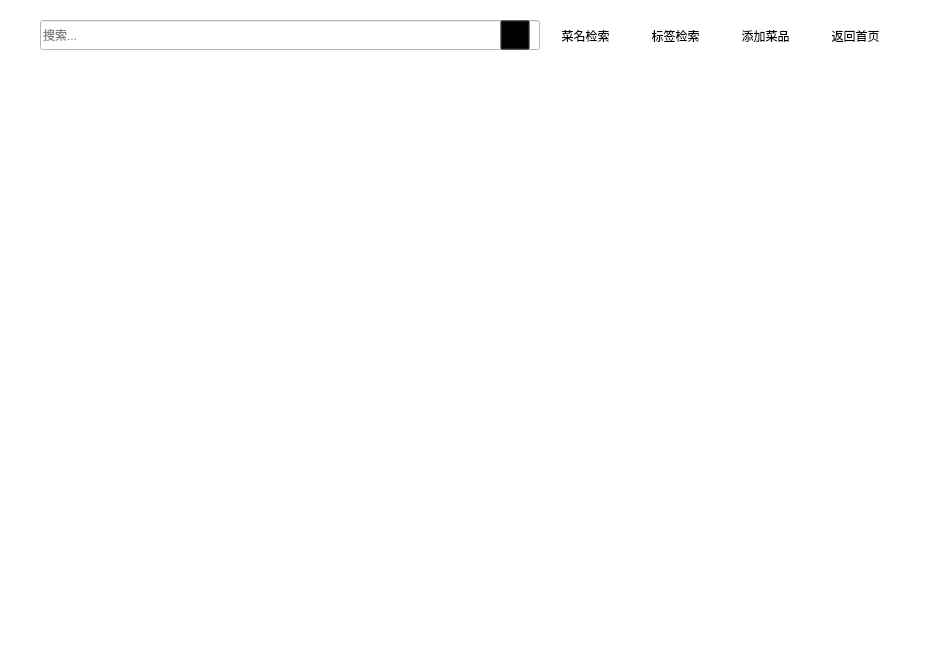
<?xml version="1.0" encoding="UTF-8"?>
<ui version="4.0">
 <class>TujianWindow</class>
 <widget class="QMainWindow" name="TujianWindow">
  <property name="geometry">
   <rect>
    <x>0</x>
    <y>0</y>
    <width>930</width>
    <height>648</height>
   </rect>
  </property>
  <property name="minimumSize">
   <size>
    <width>930</width>
    <height>626</height>
   </size>
  </property>
  <property name="maximumSize">
   <size>
    <width>930</width>
    <height>1000</height>
   </size>
  </property>
  <property name="windowTitle">
   <string>图鉴模式</string>
  </property>
  <property name="styleSheet">
   <string notr="true">background-color: rgb(255, 255, 255);</string>
  </property>
  <widget class="QWidget" name="centralwidget">
   <widget class="QLineEdit" name="searchLine">
    <property name="geometry">
     <rect>
      <x>40</x>
      <y>20</y>
      <width>500</width>
      <height>30</height>
     </rect>
    </property>
    <property name="placeholderText">
     <string>搜索...</string>
    </property>
    <property name="cursorMoveStyle">
     <enum>Qt::VisualMoveStyle</enum>
    </property>
    <property name="clearButtonEnabled">
     <bool>false</bool>
    </property>
   </widget>
   <widget class="QPushButton" name="btnSearch">
    <property name="geometry">
     <rect>
      <x>500</x>
      <y>20</y>
      <width>30</width>
      <height>30</height>
     </rect>
    </property>
    <property name="cursor">
     <cursorShape>ArrowCursor</cursorShape>
    </property>
    <property name="styleSheet">
     <string notr="true">QPushButton{background:transparent;}
</string>
    </property>
    <property name="text">
     <string/>
    </property>
    <property name="icon">
     <iconset resource="Dishes.qrc">
      <normaloff>:/images/search.svg</normaloff>:/images/search.svg</iconset>
    </property>
    <property name="iconSize">
     <size>
      <width>20</width>
      <height>20</height>
     </size>
    </property>
   </widget>
   <widget class="QPushButton" name="btnTag">
    <property name="geometry">
     <rect>
      <x>30</x>
      <y>60</y>
      <width>40</width>
      <height>20</height>
     </rect>
    </property>
    <property name="maximumSize">
     <size>
      <width>40</width>
      <height>20</height>
     </size>
    </property>
    <property name="font">
     <font>
      <pointsize>13</pointsize>
     </font>
    </property>
    <property name="mouseTracking">
     <bool>true</bool>
    </property>
    <property name="styleSheet">
     <string notr="true">QPushButton{background:transparent;border:none;
border-radius: 10px;}</string>
    </property>
    <property name="text">
     <string/>
    </property>
    <property name="icon">
     <iconset resource="Dishes.qrc">
      <normaloff>:/images/tag-one.svg</normaloff>:/images/tag-one.svg</iconset>
    </property>
    <property name="iconSize">
     <size>
      <width>20</width>
      <height>20</height>
     </size>
    </property>
   </widget>
   <widget class="QPushButton" name="btnAdd">
    <property name="geometry">
     <rect>
      <x>720</x>
      <y>20</y>
      <width>91</width>
      <height>31</height>
     </rect>
    </property>
    <property name="styleSheet">
     <string notr="true">QPushButton{background:transparent;border:none;
border-radius: 10px;}QPushButton:hover{background:rgb(213, 215, 215);}</string>
    </property>
    <property name="text">
     <string>添加菜品</string>
    </property>
    <property name="icon">
     <iconset resource="Dishes.qrc">
      <normaloff>:/images/add.svg</normaloff>:/images/add.svg</iconset>
    </property>
    <property name="iconSize">
     <size>
      <width>20</width>
      <height>20</height>
     </size>
    </property>
   </widget>
   <widget class="QStackedWidget" name="stackedWidget">
    <property name="geometry">
     <rect>
      <x>40</x>
      <y>100</y>
      <width>861</width>
      <height>481</height>
     </rect>
    </property>
   </widget>
   <widget class="QPushButton" name="btnLeft">
    <property name="geometry">
     <rect>
      <x>370</x>
      <y>590</y>
      <width>30</width>
      <height>30</height>
     </rect>
    </property>
    <property name="minimumSize">
     <size>
      <width>30</width>
      <height>30</height>
     </size>
    </property>
    <property name="maximumSize">
     <size>
      <width>30</width>
      <height>30</height>
     </size>
    </property>
    <property name="sizeIncrement">
     <size>
      <width>0</width>
      <height>0</height>
     </size>
    </property>
    <property name="styleSheet">
     <string notr="true">QPushButton{background:transparent;border:none;
border-radius: 10px;}QPushButton:hover{background:rgb(213, 215, 215);}</string>
    </property>
    <property name="text">
     <string/>
    </property>
    <property name="icon">
     <iconset resource="Dishes.qrc">
      <normaloff>:/images/left.svg</normaloff>:/images/left.svg</iconset>
    </property>
    <property name="iconSize">
     <size>
      <width>20</width>
      <height>20</height>
     </size>
    </property>
   </widget>
   <widget class="QPushButton" name="btnRight">
    <property name="geometry">
     <rect>
      <x>520</x>
      <y>590</y>
      <width>30</width>
      <height>30</height>
     </rect>
    </property>
    <property name="minimumSize">
     <size>
      <width>30</width>
      <height>30</height>
     </size>
    </property>
    <property name="maximumSize">
     <size>
      <width>30</width>
      <height>30</height>
     </size>
    </property>
    <property name="sizeIncrement">
     <size>
      <width>0</width>
      <height>0</height>
     </size>
    </property>
    <property name="styleSheet">
     <string notr="true">QPushButton{background:transparent;border:none;
border-radius: 10px;}QPushButton:hover{background:rgb(213, 215, 215);}</string>
    </property>
    <property name="text">
     <string/>
    </property>
    <property name="icon">
     <iconset resource="Dishes.qrc">
      <normaloff>:/images/right.svg</normaloff>:/images/right.svg</iconset>
    </property>
    <property name="iconSize">
     <size>
      <width>20</width>
      <height>20</height>
     </size>
    </property>
   </widget>
   <widget class="QLabel" name="lbPage">
    <property name="geometry">
     <rect>
      <x>417</x>
      <y>590</y>
      <width>91</width>
      <height>30</height>
     </rect>
    </property>
    <property name="minimumSize">
     <size>
      <width>0</width>
      <height>30</height>
     </size>
    </property>
    <property name="text">
     <string>&lt;html&gt;&lt;head/&gt;&lt;body&gt;&lt;p align=&quot;center&quot;&gt;&lt;br/&gt;&lt;/p&gt;&lt;/body&gt;&lt;/html&gt;</string>
    </property>
   </widget>
   <widget class="QScrollArea" name="SearchTagsArea">
    <property name="geometry">
     <rect>
      <x>50</x>
      <y>50</y>
      <width>491</width>
      <height>41</height>
     </rect>
    </property>
    <property name="styleSheet">
     <string notr="true">border:none</string>
    </property>
    <property name="lineWidth">
     <number>1</number>
    </property>
    <property name="verticalScrollBarPolicy">
     <enum>Qt::ScrollBarAlwaysOff</enum>
    </property>
    <property name="horizontalScrollBarPolicy">
     <enum>Qt::ScrollBarAlwaysOff</enum>
    </property>
    <property name="widgetResizable">
     <bool>true</bool>
    </property>
    <widget class="QWidget" name="scrollAreaWidgetContents">
     <property name="geometry">
      <rect>
       <x>0</x>
       <y>0</y>
       <width>491</width>
       <height>41</height>
      </rect>
     </property>
    </widget>
   </widget>
   <widget class="QPushButton" name="btnNameSearch">
    <property name="geometry">
     <rect>
      <x>540</x>
      <y>20</y>
      <width>91</width>
      <height>31</height>
     </rect>
    </property>
    <property name="styleSheet">
     <string notr="true">QPushButton{background:transparent;border:none;
border-radius: 10px;}QPushButton:hover{background:rgb(213, 215, 215);}</string>
    </property>
    <property name="text">
     <string>菜名检索</string>
    </property>
    <property name="icon">
     <iconset resource="Dishes.qrc">
      <normaloff>:/images/bowl-one.svg</normaloff>:/images/bowl-one.svg</iconset>
    </property>
    <property name="iconSize">
     <size>
      <width>20</width>
      <height>20</height>
     </size>
    </property>
   </widget>
   <widget class="QPushButton" name="btnTagSearch">
    <property name="geometry">
     <rect>
      <x>630</x>
      <y>20</y>
      <width>91</width>
      <height>31</height>
     </rect>
    </property>
    <property name="styleSheet">
     <string notr="true">QPushButton{background:transparent;border:none;
border-radius: 10px;}QPushButton:hover{background:rgb(213, 215, 215);}</string>
    </property>
    <property name="text">
     <string>标签检索</string>
    </property>
    <property name="icon">
     <iconset resource="Dishes.qrc">
      <normaloff>:/images/tag.svg</normaloff>:/images/tag.svg</iconset>
    </property>
    <property name="iconSize">
     <size>
      <width>20</width>
      <height>20</height>
     </size>
    </property>
   </widget>
   <widget class="QPushButton" name="btnHome">
    <property name="geometry">
     <rect>
      <x>810</x>
      <y>20</y>
      <width>91</width>
      <height>31</height>
     </rect>
    </property>
    <property name="styleSheet">
     <string notr="true">QPushButton{background:transparent;border:none;
border-radius: 10px;}QPushButton:hover{background:rgb(213, 215, 215);}</string>
    </property>
    <property name="text">
     <string>返回首页</string>
    </property>
    <property name="icon">
     <iconset resource="Dishes.qrc">
      <normaloff>:/images/home-two.svg</normaloff>:/images/home-two.svg</iconset>
    </property>
    <property name="iconSize">
     <size>
      <width>20</width>
      <height>20</height>
     </size>
    </property>
   </widget>
   <zorder>searchLine</zorder>
   <zorder>btnSearch</zorder>
   <zorder>btnAdd</zorder>
   <zorder>stackedWidget</zorder>
   <zorder>btnLeft</zorder>
   <zorder>btnRight</zorder>
   <zorder>lbPage</zorder>
   <zorder>SearchTagsArea</zorder>
   <zorder>btnTag</zorder>
   <zorder>btnNameSearch</zorder>
   <zorder>btnTagSearch</zorder>
   <zorder>btnHome</zorder>
  </widget>
  <widget class="QMenuBar" name="menubar">
   <property name="geometry">
    <rect>
     <x>0</x>
     <y>0</y>
     <width>930</width>
     <height>25</height>
    </rect>
   </property>
  </widget>
  <widget class="QStatusBar" name="statusbar"/>
 </widget>
 <resources>
  <include location="Dishes.qrc"/>
 </resources>
 <connections/>
</ui>
